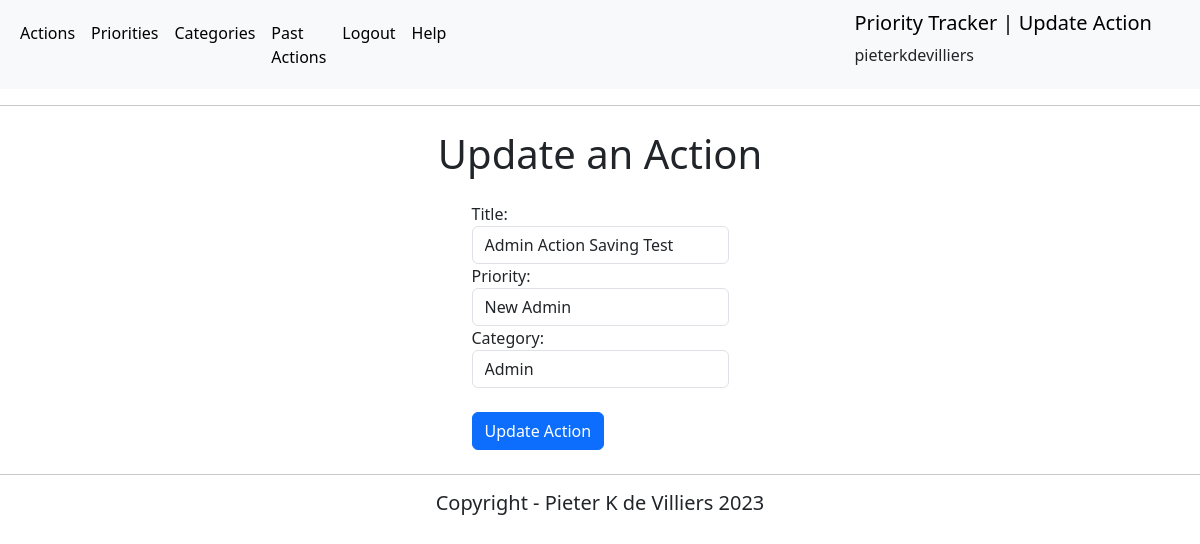
Screenshot of /update-action/60/ (signed in) with the database file from the repository.
### actions/models.py (models this page shows, shortened)
class User(AbstractUser):
    email = models.EmailField(unique=True)

class Action(models.Model):
    title = models.CharField(max_length=50, null=False, blank=False)
    tracked_time = models.DurationField(null=True, blank=True)
    active_tracked_time = models.DurationField(null=True, blank=True)
    tracked_start = models.DateTimeField(null=True, blank=True)
    tracked_stop = models.DateTimeField(null=True, blank=True)
    done_status = models.BooleanField(null=False, blank=False, default=False)
    action_date = models.DateField(auto_now_add=True)
    tracking_status = models.BooleanField(
        null=False, blank=False, default=False)
    category = models.ForeignKey(
        Category, on_delete=models.CASCADE, null=True, blank=True)
    priority = models.ForeignKey(
        Priority, on_delete=models.CASCADE, null=True, blank=True,
        limit_choices_to={'activeStatus': True})
    user = models.ForeignKey(
        settings.AUTH_USER_MODEL, on_delete=models.CASCADE,
        related_name="action", null=True)

class Priority(models.Model):
    title = models.CharField(max_length=50, null=False, blank=False)
    description = models.CharField(max_length=150)
    activeStatus = models.BooleanField(null=False, blank=False, default=True)
    category = models.ForeignKey(
        Category, on_delete=models.CASCADE, null=True, blank=True)
    user = models.ForeignKey(
        settings.AUTH_USER_MODEL, on_delete=models.CASCADE,
        related_name="priorities", null=True)
    def __str__(self):
        return str(self.title)

class Category(models.Model):
    title = models.CharField(max_length=50, null=False, blank=False)
    description = models.CharField(max_length=150)
    user = models.ForeignKey(
        settings.AUTH_USER_MODEL, on_delete=models.CASCADE,
        related_name="categories", null=True)
    def __str__(self):
        return str(self.title)

### actions/views.py (the view)
# urls.py: path('update-action/<str:pk>/', views.update_action, name='update_action'),
@login_required(login_url='login')
def update_action(request, pk):
    action = get_object_or_404(Action, id=pk)
    actionform = UpdateActionForm(instance=action)
    current_user = request.user
    user_id = current_user.id
    username = current_user.username
    page_title = 'Update Action'
    if request.method == "POST":
        actionform = UpdateActionForm(request.POST, instance=action)
        if actionform.is_valid():
            actionform.save()
            messages.success(request, "Action updated successfully")
            return redirect('/actions/')
    context = {
        'actionform': actionform,
        "username": username,
        "user_id": user_id,
        'page_title': page_title
    }
    return render(request, 'actions/update_action.html', context)

### actions/forms.py
class UpdateActionForm(ModelForm):
    class Meta:
        model = Action
        fields = ['title', 'priority', 'category']
        widgets = {
            'title': forms.TextInput(attrs={'class': 'form-control'}),
            'priority': forms.Select(attrs={'class': 'form-control'}),
            'category': forms.Select(attrs={'class': 'form-control'}),
        }

### actions/templates/actions/update_action.html (shortened to what this page needs)
{% extends 'actions/main.html' %}
{% block content %}
<body>
    <h1 class="d-flex p-2 justify-content-center">Update an Action</h1>
    <div class="d-flex justify-content-center mb-3 form-group p-2">
        <form method="POST" action="">
            {{actionform}}
            <br>
            <button class="btn btn-primary" type="submit" name="Update Action">Update Action</button>
        </form>
    </div>
</body>
{% endblock %}

### actions/templates/actions/main.html (shortened to what this page needs)
<!DOCTYPE html>
<html lang="en">
<head>
  {% load static %}
  <link href="https://cdn.jsdelivr.net/npm/bootstrap@5.3.0-alpha1/dist/css/bootstrap.min.css" rel="stylesheet"
>
  <link href="https://cdnjs.cloudflare.com/ajax/libs/font-awesome/6.2.1/css/all.min.css" rel="stylesheet"
    type="text/css">
  <link href="{% static 'css/style.css' %}" rel="stylesheet" type="text/css">
</head>
<body>
  <nav class="navbar navbar-expand-lg bg-body-tertiary">
    <div class="container-fluid">
      <div class="collapse navbar-collapse" id="navbarSupportedContent">
        <ul class="navbar-nav me-auto mb-2 mb-lg-0">
          <li class="nav-item">
            <a class="nav-link active" aria-label="Actions" aria-current="page"
              href="{% url 'get_action_list' %}">Actions</a>
          </li>
          <li class="nav-item">
            <a class="nav-link active" aria-label="Priorities" aria-current="page"
              href="{% url 'get_priorities_list' %}">Priorities</a>
          </li>
          <li class="nav-item">
            <a class="nav-link active" aria-label="Categories" aria-current="page"
              href="{% url 'get_categories_list' %}">Categories</a>
          </li>
          <li class="nav-item">
            <a id="get-filtered-actions" aria-label="Past Actions" class="nav-link active" aria-current="page"
              href="{% url 'get_filtered_action_list' %}">Past Actions</a>
          </li>
          <li class="nav-item">
            <a class="nav-link active" aria-label="Logout" aria-current="page" href="{% url 'logout' %}">Logout</a>
          </li>
          <li class="nav-item">
            <a class="nav-link active" aria-label="Help" aria-current="page" href="{% url 'help' %}">Help</a>
          </li>
        </ul>
      </div>
      <div class="container d-flex justify-content-end">
        <div>
          <a class="navbar-brand p-2" href="/actions">Priority Tracker | {{ page_title }}</a>
          <h6 class="p-2">{{ username }}</h6>
        </div>
      </div>
    </div>
  </nav>
  <hr>
  {% block content %}
  {% endblock %}
  <hr>
  <div class="d-flex justify-content-center">
    <h5>Copyright - Pieter K de Villiers 2023</h5>
  </div>
</body>
</html>

### static/css/style.css (style rules this page uses)
a { text-decoration: none; }

### rows the page displays
User: username "pieterkdevilliers"
Action: title "Admin Action Saving Test", priority "New Admin", category "Admin"

### other values shown
{{ page_title }} "Update Action"
